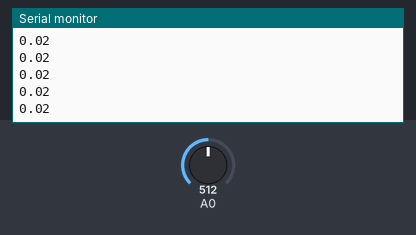
A sketch run on a simulated Arduino Uno, built with avr-gcc and run on an emulated ATmega328P. On the bench: the last lines printed to the serial monitor. Inputs (shaded band) come from the test bench; at power-on: A0 = 512.

Above: at 1.2 s.
1.3 s: A0 set to 716
At 1.31 s:
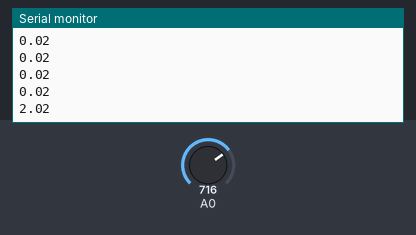
2.8 s: A0 set to 900
At 2.81 s:
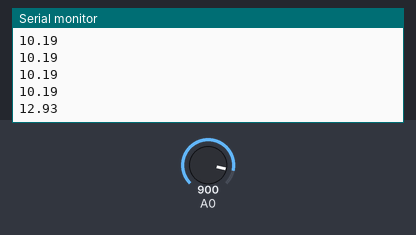
Timing chart, 0 to 5.8 s (numbered marks = the images above; inputs shaded):
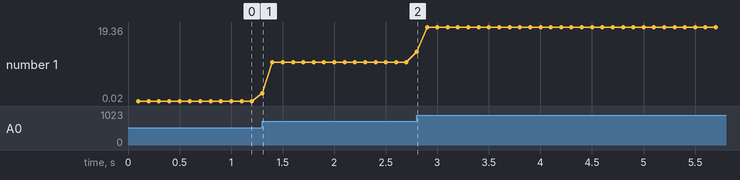

The sketch:

differential-pressure-sensor.ino
```cpp
#define Vs 5.0

int value[10];
int i=0;
int smoth=0;
float Vout, Pkpa;

unsigned long print_timer=0, sample_timer=0;

void setup() {
  Serial.begin(115200);

}

void loop() {
  /*Read every 10ms*/
  if(millis()-sample_timer>=10){
     value[i] = analogRead(A0);
    i++;
    if(i>9) i=0;
    smoth = 0;
    for(int k=0;k<10;k++){
      smoth += value[k];
    }
    smoth /= 10.0;
    Vout = smoth * 5.0 / 1023.0;
    Pkpa = (Vout/Vs - 0.5)/0.2; //following MPXV7002 datasheet page 6
  }

  /* Print every 100ms*/
  if(millis()-print_timer>=100){
    print_timer = millis();
    //  Serial.print(Vout);
    //  Serial.print(" | P(kpa): ");
    //  Serial.print(Pkpa);
    //  Serial.print(" | P(cmH2O): ");
    Serial.println(Pkpa*10.1972);
  }
}
```

Measured:
- after the input at 1.3 s, the serial monitor: prints a new line at once (image 1)
- after the input at 2.8 s, the serial monitor: prints a new line at once (image 2)
- plotted number 1: 0.02 → 10.19 after the input at 1.3 s, 10.19 → 19.36 after the input at 2.8 s
